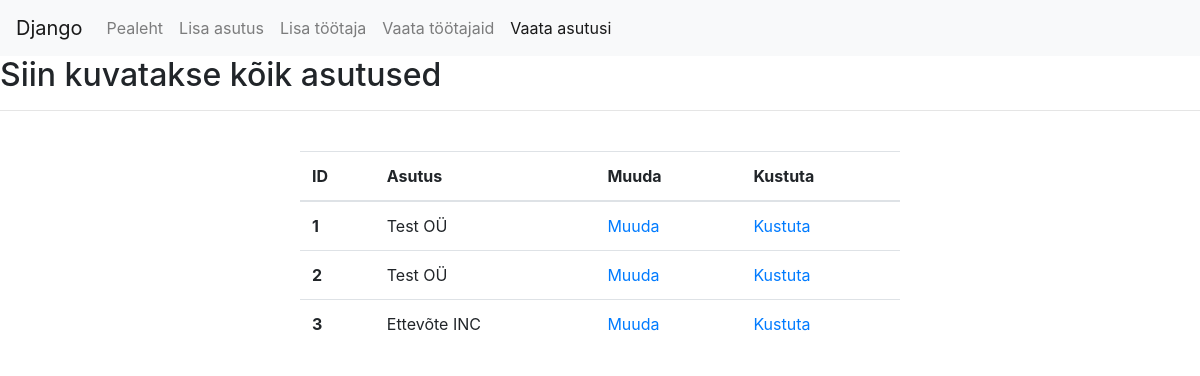
The app's page /vaataasutus/, older data.
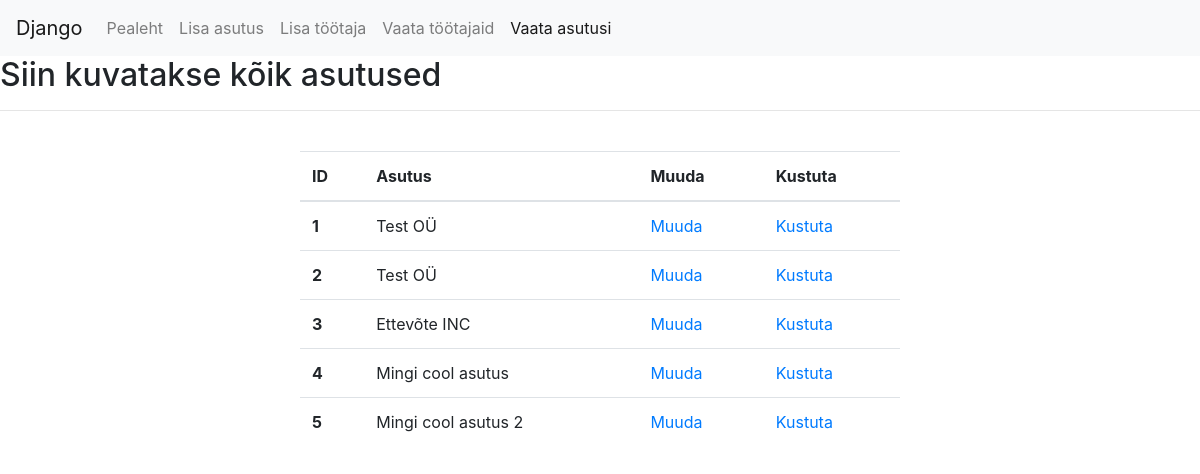
The same page, newer data.
### main/models.py (models this page shows)
class Asutus(models.Model):
  nimi = models.CharField(max_length = 255)

### main/views.py (the view)
# urls.py: url(r'^vaataasutus/', views.vaataasutus, name='vaataasutus'),
def vaataasutus(request, linkedworker=False):
  asutused = Asutus.objects.all()
  args = {'asutused': asutused,
          'linkedworker': linkedworker,
          'page_url': request.get_full_path()}
  return render(request, 'main/vaataasutus.html', args)

### templates/main/vaataasutus.html (shortened to what this page needs)
{% extends "base.html" %} {% block content %}
<h2>Siin kuvatakse kõik asutused</h2>
<hr>
<table class="table" style="width: 50%; margin: auto;">
	<thead>
		<tr>
			<th scope="col">ID</th>
			<th scope="col">Asutus</th>
			<th scope="col">Muuda</th>
			<th scope="col">Kustuta</th>
		</tr>
	</thead>
	<tbody>
		{% for asutus in asutused %}
		<tr>
			<th scope="row">{{asutus.pk}}</th>
			<td>{{asutus.nimi}}</td>
			<td><a href="/muudaasutus/?id={{asutus.pk}}">Muuda</a></td>
			<td><a href="/kustutaasutus/?id={{asutus.pk}}">Kustuta</a></td>
		</tr>
		{% endfor %}
	</tbody>
  <br>
	{% endblock content %}

Row changes from the older to the newer data that the page shows:
added Asutus: pk "4", nimi "Mingi cool asutus"
added Asutus: pk "5", nimi "Mingi cool asutus 2"
